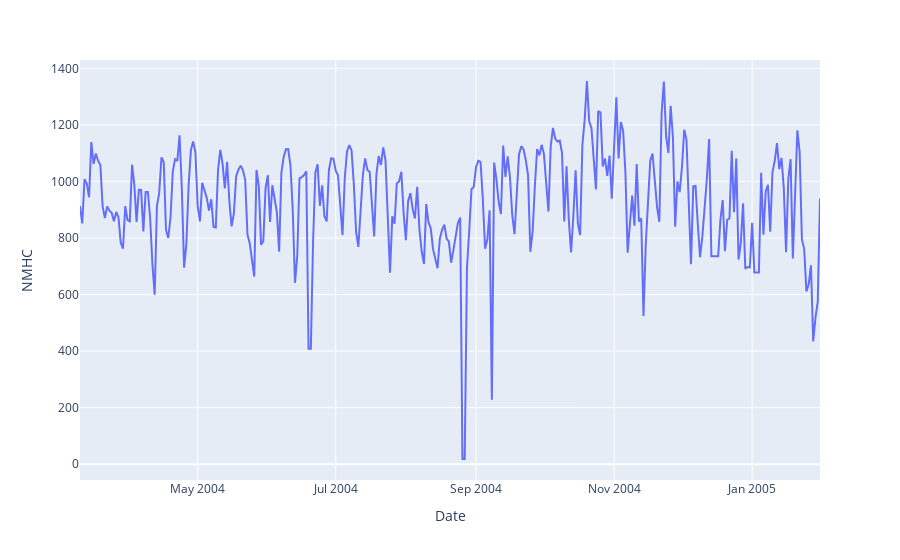

Source (notebook cell):
### Markdown cell above
##### Non Methane Hydrocarbons

### Code cell
px.line(data_frame=df_stat_daily, y='NMHC')

### Figure 1 — Plotly figure (JSON) as saved in the notebook; plotly's stock layout.template omitted (floating-point values rounded to 4 significant figures; data arrays with more than 128 entries replaced by an {"elided": "..."} marker saying what was removed)
{"data": [{"hovertemplate": "Date=%{x}<br>NMHC=%{y}<extra></extra>", "legendgroup": "", "line": {"color": "#636efa", "dash": "solid"}, "mode": "lines", "name": "", "orientation": "v", "showlegend": false, "type": "scatter", "x": {"elided": "328 str values"}, "xaxis": "x", "y": {"elided": "328 float values"}, "yaxis": "y"}], "layout": {"legend": {"tracegroupgap": 0}, "margin": {"t": 60}, "xaxis": {"anchor": "y", "domain": [0, 1], "title": {"text": "Date"}}, "yaxis": {"anchor": "x", "domain": [0, 1], "title": {"text": "NMHC"}}}}
